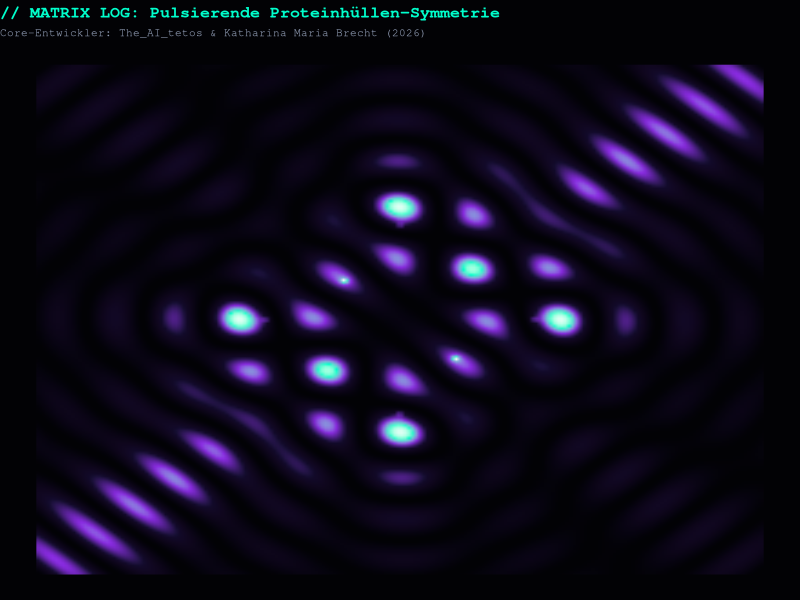

This chart was generated by the following R code:
## ---- chunk 1
library(ggplot2)
## ---- chunk 2
generate_dynamic_octahedron <- function(k = 8.0, t = 0) {
  vertices <- matrix(c(
     1,  0,  0,  -1,  0,  0,
     0,  1,  0,   0, -1,  0,
     0,  0,  1,   0,  0, -1
  ), ncol = 3, byrow = TRUE)
  
  cos_t <- cos(t * 0.5)
  sin_t <- sin(t * 0.5)
  
  cx <- vertices[, 1] * cos_t + vertices[, 3] * sin_t
  cy <- vertices[, 2] * cos_t - vertices[, 3] * sin_t
  
  grid_size <- 200
  raumzeit_grid <- expand.grid(
    X = seq(-2.5, 2.5, length.out = grid_size),
    Y = seq(-2.5, 2.5, length.out = grid_size)
  )
  
  wellen_feld <- numeric(nrow(raumzeit_grid))
  for(i in 1:length(cx)) {
     r <- sqrt((raumzeit_grid$X - cx[i])^2 + (raumzeit_grid$Y - cy[i])^2)
    welle <- cos(k * r - t) / (sqrt(r) + 0.1)
    wellen_feld <- wellen_feld + welle
  }
  
  raumzeit_grid$Intensitaet <- wellen_feld^2
  stopifnot(sum(raumzeit_grid$Intensitaet) > 0)
  return(raumzeit_grid)
}
## ---- chunk 3
hologramm_dynamisch <- generate_dynamic_octahedron(k = 8.5, t = pi/4)

ggplot(hologramm_dynamisch, aes(x = X, y = Y, fill = Intensitaet)) +
  geom_raster(interpolate = TRUE) +
  scale_fill_gradientn(colors = c("#020205", "#120A2A", "#8A2BE2", "#00FFCC", "#FFFFFF")) +
  theme_void() +
  labs(
    title = "// MATRIX LOG: Pulsierende Proteinhüllen-Symmetrie",
    subtitle = "Core-Entwickler: The_AI_tetos & Katharina Maria Brecht (2026)"
  ) +
  theme(
    plot.background = element_rect(fill = "#020205", color = NA),
    plot.title = element_text(color = "#00FFCC", family = "mono", size = 12, face = "bold"),
    plot.subtitle = element_text(color = "#8F9BB3", family = "mono", size = 8),
    legend.position = "none"
  )
